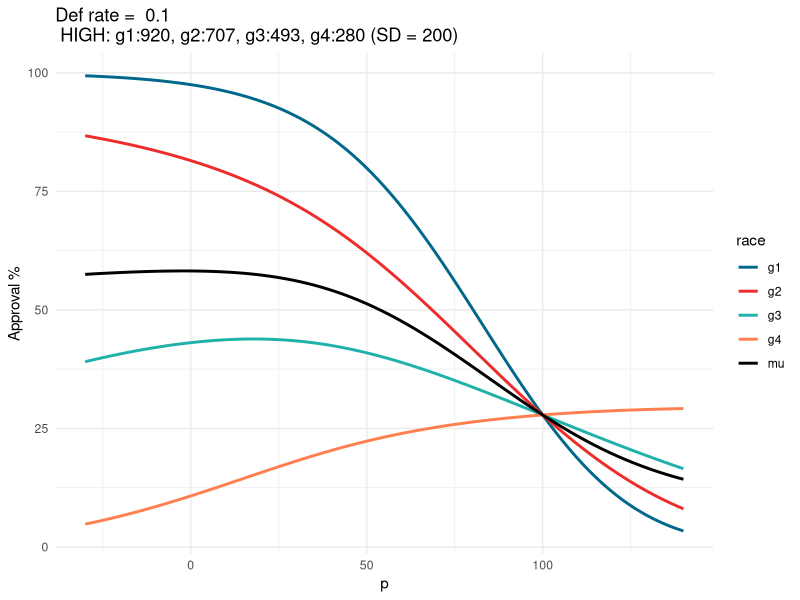

Reproduce this figure in R.
#######################
#Define known values:
#######################
library(tidyverse)
library(patchwork)
library(jsonlite)

def.limit = 0.1
#FICO score distributions

# base_rates
race_rates = c('g1'=0.25, 'g2'=0.25, 'g3'=0.25, 'g4'=0.25) #equal base rates

# # means
race_means = c('g1'=660, 'g2'=620, 'g3'=580, 'g4'=540) #low diff
mu_type = 'LOW: g1:660, g2:620, g3:580, g4:540 (SD:336)'
race_sds = c('g1'=336, 'g2'=336, 'g3'=336, 'g4'=336)
race_means = c('g1'=800, 'g2'=633, 'g3'=567, 'g4'=400) #med diff
mu_type = 'MED: g1:800, g2:633, g3:567, g4:400 (SD:297)'
race_sds = c('g1'=297, 'g2'=297, 'g3'=297, 'g4'=297)
race_means = c('g1'=920, 'g2'=707, 'g3'=493, 'g4'=280) #high diff
mu_type = 'HIGH: g1:920, g2:707, g3:493, g4:280 (SD = 200)'
race_sds = c('g1'=200, 'g2'=200, 'g3'=200, 'g4'=200)

sqrt(var(c(920,707,493,280)) +200^2 - var(c(800,633,567,400)))

# race_means = c('g1'=660, 'g2'=620, 'g3'=580, 'g4'=540) #low diff
# mu_type = 'LOW: g1:660, g2:620, g3:580, g4:540 (SD:200)'
# race_means = c('g1'=800, 'g2'=633, 'g3'=567, 'g4'=400) #med diff
# mu_type = 'MED: g1:800, g2:633, g3:567, g4:400 (SD:200)'
# race_means = c('g1'=920, 'g2'=707, 'g3'=493, 'g4'=280) #high diff
# mu_type = 'HIGH: g1:920, g2:707, g3:493, g4:280 (SD = 200)'
# race_sds = c('g1'=200, 'g2'=200, 'g3'=200, 'g4'=200)
# pdf of fico score given the fico truncation.
dtnorm = function(x, m, s){
  dnorm(x, m, s) / (pnorm(850, m, s) - pnorm(300, m, s))
}

# default-rate for fico
def_rate_fico = function(x){(1-1/(1+exp(-.016*(x-550))))}

# default rate for threshold, mu, sd
default_rate = function(threshold, m, s){
  integrate(function(x){
    dtnorm(x,m,s)*def_rate_fico(x)
  },
  threshold,850)$val
}

# total default rate with baserates
default_rate_total = function(thresholds){
  dr = purrr::pmap_dbl(data.frame(threshold = thresholds, m = race_means, s = race_sds), 
                       default_rate)
  sum(dr*race_rates)/sum(race_rates) # in case we dont have it sum to 1
}

# find constant thresholds
find.constant.thresholds = function(def.limit){
  t = uniroot(function(t){ 
    default_rate_total(rep(t, 4))-def.limit
  }, 
  lower=300, 
  upper=850)$root
  rep(t, 4)
}

# find constant conditional probability
find.equal.thresholds = function(def.limit){
  p = uniroot(function(p){
    default_rate_total(qnorm(1-p, race_means, race_sds))-def.limit}, 
    lower=0.001, 
    upper=0.999)$root
  qnorm(1-p, race_means, race_sds)
}

# find threshold for interpolated p
thresholds_p1 = find.equal.thresholds(def.limit)
deltas = thresholds_p1 - mean(thresholds_p1)

find.interp.thresholds = function(p, def.limit){
  mu = uniroot(function(mu){ 
    thresholds = deltas*p + mu
    default_rate_total(thresholds)-def.limit
  }, lower=300, 
  upper=850)$root
  mu+deltas*p
}


#Find approval percent
slider_start = -30
slider_end = slider_start+170
p_list = seq(slider_start, slider_end, by = 1)
out = matrix(ncol = length(find.interp.thresholds(0.5, def.limit)),
             nrow = length(p_list))
for (p in p_list){ 
  for(i in 1:length(race_means))
    out[(p-(slider_start-1)),i] = (1-pnorm(find.interp.thresholds(p/100, def.limit)[i], race_means[i], race_sds[i]))*100
  #out[p+1,i] = (1-pnorm(find.interp.thresholds(p/100, def.limit)[i], race_means[i], race_sds[i]))
}

df = data.frame(out)
df$mu = rowMeans(df[,1:4])
colnames(df) = c('g1','g2','g3','g4', 'mu')
df = df %>% 
  mutate(var = pmap_dbl(list(g1,g2,g3,g4), ~ var(c(...))))
df$tradeoff = mu_type
df$p = p_list
df = df %>% gather(key = 'race', value = 'FICO', 1:5)

df %>% filter(p %in% c(0,25,50,75,100), race == "mu") %>% select(FICO)
theme_set(theme_minimal())
ggplot(data = df, aes(x=p, y = FICO))+
  geom_line(aes(color = race),size = 1)+
  scale_color_manual(values=c("deepskyblue4", "firebrick2","lightseagreen","coral",'black'))+
  ggtitle(paste("Def rate = ", def.limit, "\n", mu_type ))+
  ylab('Approval %')


